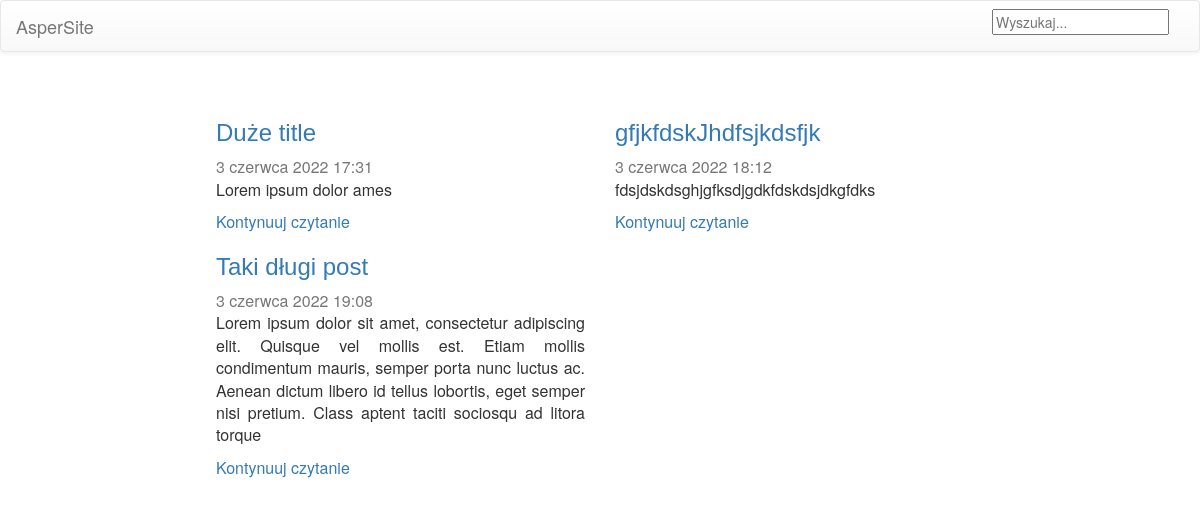
The app's page /, older data.
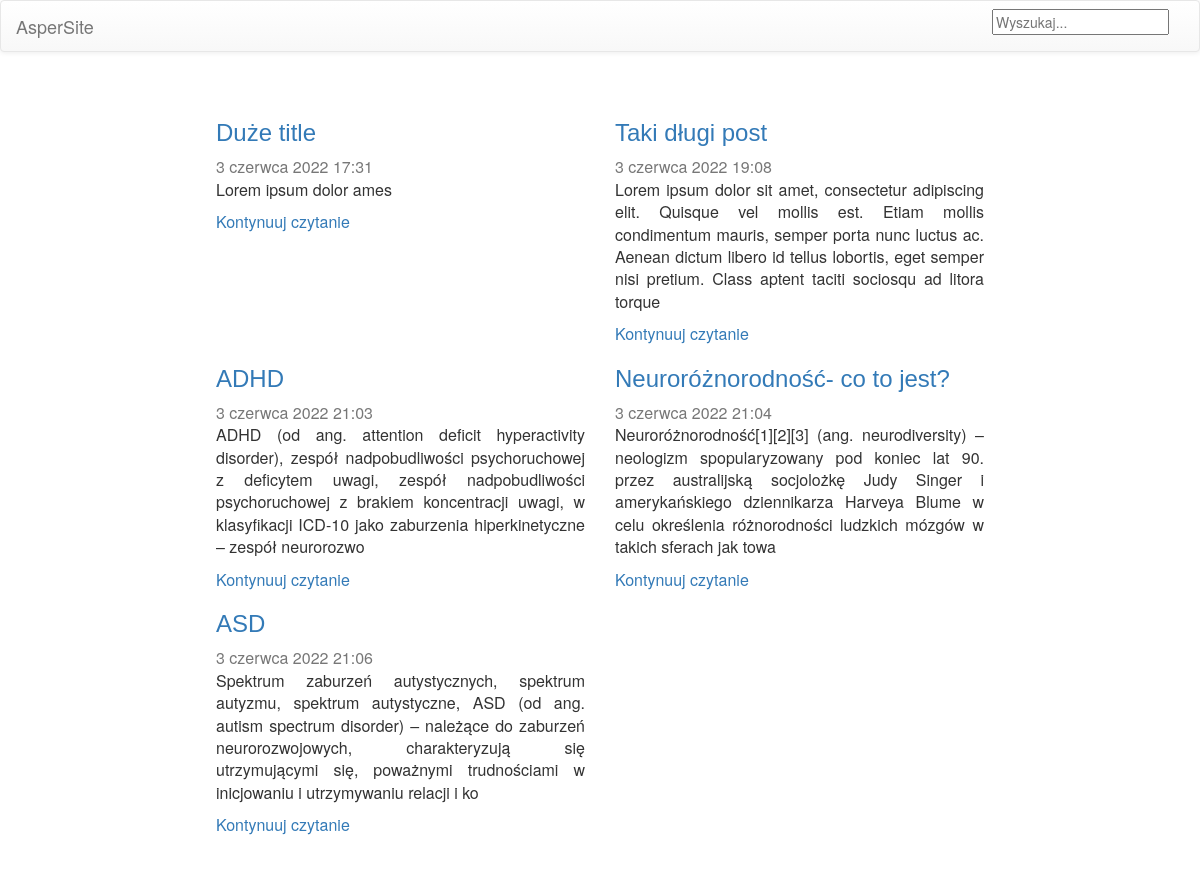
The same page, newer data.
### blog/models.py (models this page shows, shortened)
class Post(models.Model):
    author = models.ForeignKey(settings.AUTH_USER_MODEL, on_delete=models.CASCADE)
    title = models.CharField(max_length=200)
    text = models.TextField()
    image = models.ImageField(upload_to='blog/static/featured_image/%Y/%m/%d/', blank=True, null=True)
    created_date = models.DateTimeField(
        default=timezone.now)
    published_date = models.DateTimeField(
        blank=True, null=True)

### blog/views.py (the view)
# urls.py: path('', views.post_list, name='post_list'),
def post_list(request):
    posts = Post.objects.filter(published_date__lte=timezone.now()).order_by('published_date')
    return render(request, 'blog/post_list.html', {'posts': posts})

### blog/templates/blog/post_list.html
{% extends 'blog/base.html' %}
{% block content %}
    {% for post in posts %}
        <div class="col-md-6">
            <div class="card flex-md-row mb-4 box-shadow h-md-250">
                <div class="card-body d-flex flex-column align-items-start">
                    <h3 class="mb-0">
                        <a class="text-dark" href="{% url 'post_detail' pk=post.pk %}">{{ post.title }}</a>
                    </h3>
                    <div class="mb-1 text-muted">{{ post.published_date }}</div>
                    <p class="card-text mb-auto">{{ post.text|slice:":255" }}</p>
                    <a href="{% url 'post_detail' pk=post.pk %}">Kontynuuj czytanie</a>
                </div>
            </div>
        </div>
    {% endfor %}
{% endblock %}

### blog/templates/blog/base.html (shortened to what this page needs)
{% load static %}
<html>
    <head>
        <link rel="stylesheet" href="//maxcdn.bootstrapcdn.com/bootstrap/3.2.0/css/bootstrap.min.css">
        <link rel="stylesheet" href="//maxcdn.bootstrapcdn.com/bootstrap/3.2.0/css/bootstrap-theme.min.css">
        <link rel="stylesheet" href="{% static 'css/blog.css' %}">
    </head>
    <body>
        <nav class="navbar navbar-default">
          <div class="container-fluid">
            <div class="navbar-header">
              <a class="navbar-brand" href="/">AsperSite</a>
            </div>
            <div class="collapse navbar-collapse" id="bs-example-navbar-collapse-1">
              <ul class="nav navbar-nav navbar-right">
                  <li>
                    <div class="form-group">
                    <form action="{% url 'search' %}" method="get" class="navbar-form">
                        <input name="query" type="text" placeholder="Wyszukaj...">
                    </form>
                    </div>
                  </li>
              </ul>
            </div>
          </div>
        </nav>
        <div class="content container">
            <div class="row">
                {% block content %}
                {% endblock %}
            </div>
        </div>
    </body>
</html>

### blog/static/css/blog.css (style rules this page uses)
.content { font-size: 16px; margin: 2em auto; max-width: 800px; padding: 1em; line-height: 1.4; text-align: justify }
h1, h2, h3, h4 { font-family: 'Helvetica', cursive; }

Row changes from the older to the newer data that the page shows:
removed Post: title "gfjkfdskJhdfsjkdsfjk", published_date "3 czerwca 2022 18:12", text "fdsjdskdsghjgfksdjgdkfdskdsjdkgfdks"
added Post: title "ADHD", published_date "3 czerwca 2022 21:03", text "ADHD (od ang. attention deficit hyperactivity disorder), zespół nadpobudliwości psychoruchowej z deficytem uwagi, zespół nadpobudliwości psychoruchowej z brakiem koncentracji uwagi, w klasyfikacji ICD-10 jako zaburzenia hiperkinetyczne – zespół neurorozwo"
added Post: title "Neuroróżnorodność- co to jest?", published_date "3 czerwca 2022 21:04", text "Neuroróżnorodność[1][2][3] (ang. neurodiversity) – neologizm spopularyzowany pod koniec lat 90. przez australijską socjolożkę Judy Singer i amerykańskiego dziennikarza Harveya Blume w celu określenia różnorodności ludzkich mózgów w takich sferach jak towa"
added Post: title "ASD", published_date "3 czerwca 2022 21:06", text "Spektrum zaburzeń autystycznych, spektrum autyzmu, spektrum autystyczne, ASD (od ang. autism spectrum disorder) – należące do zaburzeń neurorozwojowych, charakteryzują się utrzymującymi się, poważnymi trudnościami w inicjowaniu i utrzymywaniu relacji i ko"
